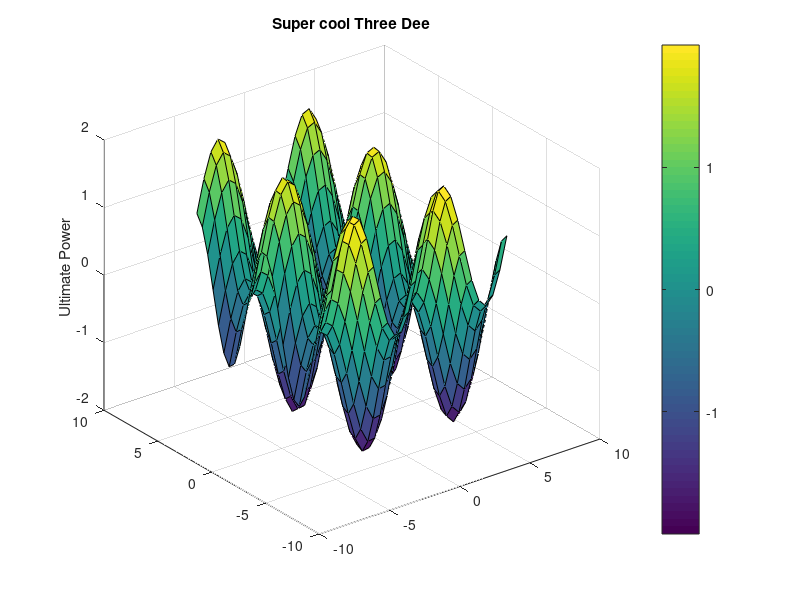

Source code (MATLAB):
%Create some 3D data and plot it
x = -2*pi:.5:2*pi;
[X, Y] = meshgrid(x); 
Z = sin(X) + cos(Y); %peaks()

figure(4)
surf(X, Y, Z)
title('Super cool Three Dee'); 
zlabel('Ultimate Power'); 
colorbar